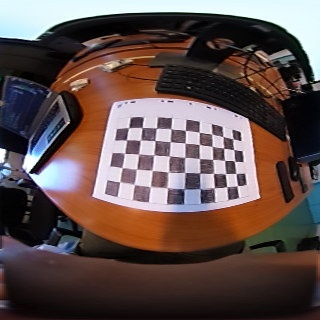
#> input picture calibration/dataset_back/back0.jpg, 320 x 320 px
$ python sphere.py ../calibration/dataset_back/back0.jpg ../calibration/dataset_back/back0.jpg
#> lines starting #> are read from the running program, lines starting #| are printed output that depends on the picture
# **************************************************************************** #
#                                                                              #
#                                                         :::      ::::::::    #
#    sphere.py                                          :+:      :+:    :+:    #
#                                                     +:+ +:+         +:+      #
#    By: abrar <abrar.patel@ensiie.eu>              +#+  +:+       +#+         #
#                                                 +#+#+#+#+#+   +#+            #
#    Created: 2024/07/16 16:42:02 by abrar             #+#    #+#              #
#    Updated: 2024/08/06 19:12:49 by abrar            ###   ########.fr        #
#                                                                              #
# **************************************************************************** #

import argparse
import numpy as np
import matplotlib.pyplot as plt
from PIL import Image

def project_on_sphere(img1: str, img2: str, show_axes: bool) -> None:
    """
    Projects the given images onto a sphere.

    Args:
        img1 (str): Path to the first image.
        img2 (str): Path to the second image.
        show_axes (bool): Whether to show the axes of the sphere.
    """
#> called with img1 = '../calibration/dataset_back/back0.jpg', img2 = '../calibration/dataset_back/back0.jpg', show_axes = False
    # Load the images
    # left_image = cv2.imread('back0.jpg')
    # right_image = Image.open('front0.jpg')


    with Image.open(img1) as left_image, Image.open(img2) as right_image:

        # Sphere parameters
#> left_image is the input picture: PIL image 320x320 RGB; mean R, G, B 97.3, 79.8, 77.3
        r = 1
        theta, phi = np.mgrid[0.0:np.pi:180j, 0.0:2.0*np.pi:360j]
        x = r * np.sin(theta) * np.cos(phi)
        y = r * np.sin(theta) * np.sin(phi)
        z = r * np.cos(theta)

        # Resize the images to match the dimensions of the spherical grid
        left_image = left_image.resize((theta.shape[0], phi.shape[1] // 2))
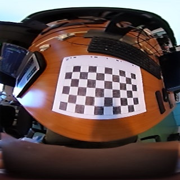
#> left_image: PIL image 180x180 RGB; mean R, G, B 97.3, 79.8, 77.3
        right_image = right_image.resize((theta.shape[0], phi.shape[1] // 2))

        # Convert the resized images to numpy arrays
        left_image = np.array(left_image) / 255.0  # Normalize color values between 0 and 1
#> left_image: shape (180, 180, 3) float64
        right_image = np.array(right_image) / 255.0

        # Display the recentered images
        fig, axes = plt.subplots(1, 2, figsize=(15, 7))
        axes[0].imshow(left_image)
        axes[0].set_title("Recentered Left Image")
        axes[0].axis('off')

        axes[1].imshow(right_image)
        axes[1].set_title("Recentered Right Image")
        axes[1].axis('off')

        plt.show()
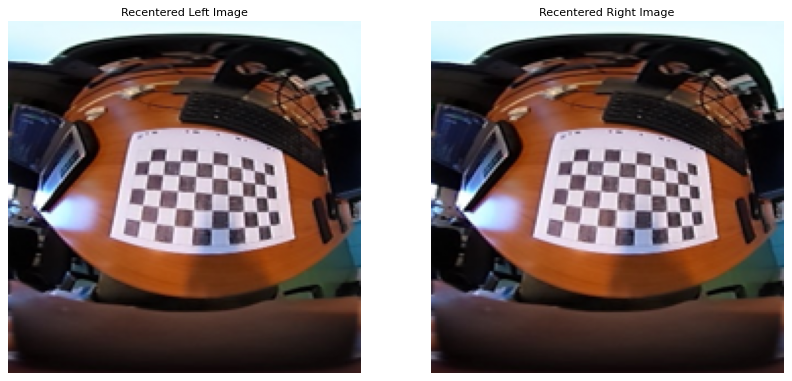
#> figure drawn by matplotlib, 2 panels

        # Create an array for the sphere's surface colors
        facecolors = np.empty(x.shape + (3,), dtype=np.float64)

        # Apply the images to the hemispheres
        for i in range(facecolors.shape[0]):
            for j in range(facecolors.shape[1]):
                if y[i, j] >= 0:
                    # Right hemisphere
                    facecolors[i, j] = right_image[i, j % (theta.shape[1] // 2)]
                else:
                    # Left hemisphere
                    facecolors[i, j] = left_image[i, j % (theta.shape[1] // 2)]
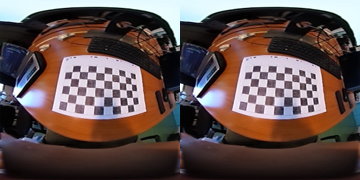
#> facecolors: shape (180, 360, 3) float64; mean R, G, B 0.382, 0.313, 0.303

        # Create the figure and axes
        fig = plt.figure(figsize=(8, 8))
        ax = fig.add_subplot(111, projection='3d')

        # Project the images onto the hemispheres
        ax.plot_surface(x, y, z, rstride=1, cstride=1, facecolors=facecolors, antialiased=True, shade=False)
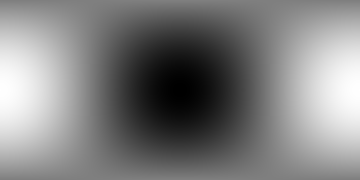
#> x: shape (180, 360) float64; min -1, max 1, mean 0.00176; drawn with min black and max white

        # Hide the axes
        if not show_axes:
            ax.set_axis_off()

        # Adjust the axes
        ax.set_box_aspect([1,1,1])

        # Display the sphere
        plt.show()
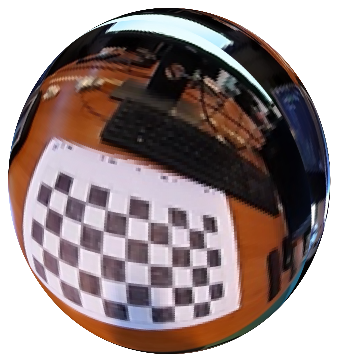
#> figure drawn by matplotlib, 1 panel


def main() -> None:
    parser = argparse.ArgumentParser(description='Project fisheye images on a sphere.')
    parser.add_argument('image1', help='Path to the fisheye image on the left.')
    parser.add_argument('image2', help='Path to the fisheye image on the right.')
    parser.add_argument('--show-axes', action='store_true', help='Show the axes on the plot.')
    args = parser.parse_args()

    print('Running...')
    project_on_sphere(args.image1, args.image2, args.show_axes)
    print('Done.')


if __name__ == '__main__':
    main()

$ run again, with calibration/dataset_back/back1.jpg copied over calibration/dataset_back/back0.jpg
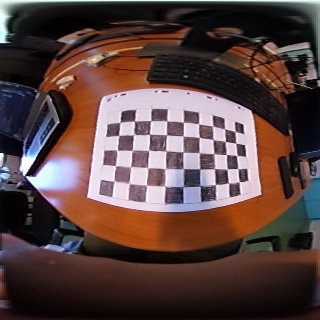
#> input picture calibration/dataset_back/back1.jpg, 320 x 320 px
#> in project_on_sphere, left_image is the input picture: PIL image 320x320 RGB; mean R, G, B 89, 67.2, 65.1
#> after the loop in project_on_sphere, `for i in range(facecolors.shape[0]):`:
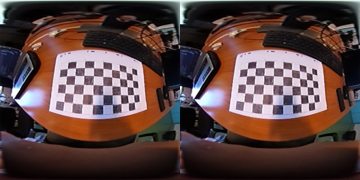
#> facecolors: shape (180, 360, 3) float64; mean R, G, B 0.349, 0.263, 0.255
#> in project_on_sphere, `plt.show()`:
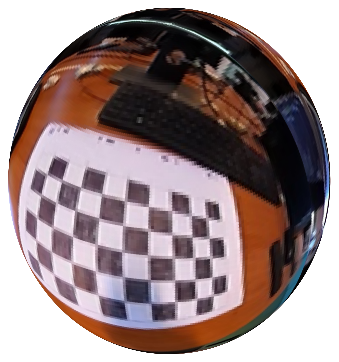
#> figure drawn by matplotlib, 1 panel

$ run again, with calibration/dataset_back/back10.jpg copied over calibration/dataset_back/back0.jpg
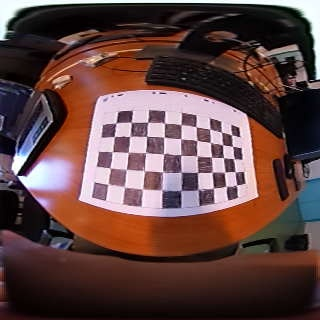
#> input picture calibration/dataset_back/back10.jpg, 320 x 320 px
#> in project_on_sphere, left_image is the input picture: PIL image 320x320 RGB; mean R, G, B 97.2, 69.1, 67.1
#> after the loop in project_on_sphere, `for i in range(facecolors.shape[0]):`:
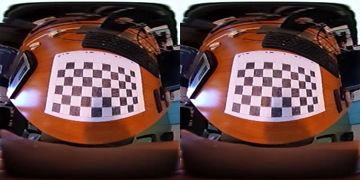
#> facecolors: shape (180, 360, 3) float64; mean R, G, B 0.381, 0.271, 0.263
#> in project_on_sphere, `plt.show()`:
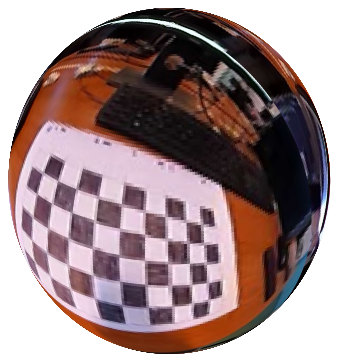
#> figure drawn by matplotlib, 1 panel
